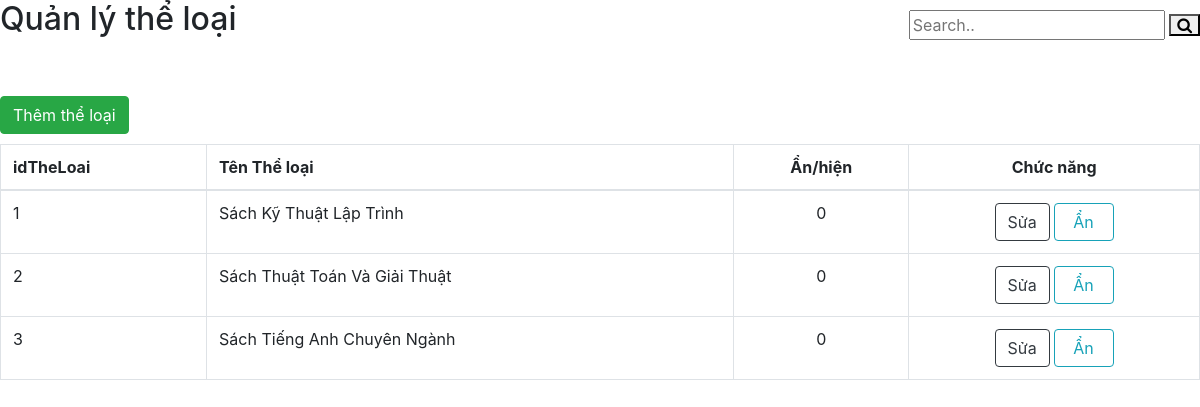
The page /admin/TheLoai.php on the database its author committed.
### tables this page shows
CREATE TABLE `tbltheloai` (
  `idTheLoai` varchar(30) NOT NULL,
  `tenTheLoai` varchar(30) NOT NULL,
  `HienThi` int(11) NOT NULL
);

### admin/TheLoai.php (the view, shortened to what this page needs)
<?php
    include 'scripts.php';
?>
<link rel="stylesheet" href="https://cdnjs.cloudflare.com/ajax/libs/font-awesome/4.7.0/css/font-awesome.min.css">
		<div class="title"><h2>Quản lý thể loại</h2></div>
		<div class="search-container">
    		<form action="code.php" method="post">
      			<input type="text" placeholder="Search.." name="search">
      			<button type="submit" name="btnSearch_TL"><i class="fa fa-search"></i></button>
    		</form>
  		</div>
<button type="button" class="btn btn-success"   style="margin-bottom:10px;" data-toggle="modal" data-target=" <?php echo '#AddModal' ?>">Thêm thể loại</button>
<div class="table-responsive">
<?php
    $connection = mysqli_connect("localhost", "root", "", "webdb");
    $query = "SELECT * FROM tbltheloai";
    $query_run = mysqli_query($connection, $query);
?>
<table class="table table-bordered" id="datatable" width="100%" cellspacing="0">
	<thead>
		<tr>
			<th>idTheLoai</th>
			<th>Tên Thể loại</th>
			<th style="text-align:center;">Ẩn/hiện</th>
			<th style="text-align:center;">Chức năng</th>
		</tr>
	</thead>
	<tbody>
	<?php
        if (mysqli_num_rows($query_run)>0) {
            while ($row = mysqli_fetch_assoc($query_run)) {
                ?>
<form action="code.php"  method="POST">
		<tr>
			<td><?php echo $row['idTheLoai']; ?></td>
			<td><?php echo $row['tenTheLoai']; ?></td>
			<td style="text-align:center;"><?php echo $row['HienThi']; ?></td>
			<td style="text-align:center;">
				<form action=""  method="POST">
					<button type="button" class="btn btn-outline-dark" name="btn_Edit" data-toggle="modal" data-target=" <?php echo '#EditModal'.$row['idTheLoai'].'' ?>">Sửa</button>
                <?php
                    if ( $row['HienThi'] == 0)
                    echo '<form action="code.php"  method="POST">
					    <button type="submit" class="btn btn-outline-info" name="btn_LockTL" style="margin-left: 0px; padding-right: 19px; padding-left: 18px;">Ẩn</button>
				    ';
                    else
                    echo '<form action="code.php"  method="POST">
					    <button type="submit" class="btn btn-outline-info" name="btn_unLockTL">Hiện</button>
			        ';
                ?>
            </td>
		</tr>
</form>
		<?php
            }
        } else {
            echo "Không tìm thấy thể loại";
        }
        ?>
	</tbody>
</table>
</div>

### admin/TheLoai.php (style rules this page uses)
* { box-sizing: border-box; }
.title { float:left; }
.search-container { float:right; margin-top:10px; }

### rows shown on the page
tbltheloai: idTheLoai "1", tenTheLoai "Sách Kỹ Thuật Lập Trình", HienThi "0", shows "Ẩn"
tbltheloai: idTheLoai "2", tenTheLoai "Sách Thuật Toán Và Giải Thuật", HienThi "0", shows "Ẩn"
tbltheloai: idTheLoai "3", tenTheLoai "Sách Tiếng Anh Chuyên Ngành", HienThi "0", shows "Ẩn"
